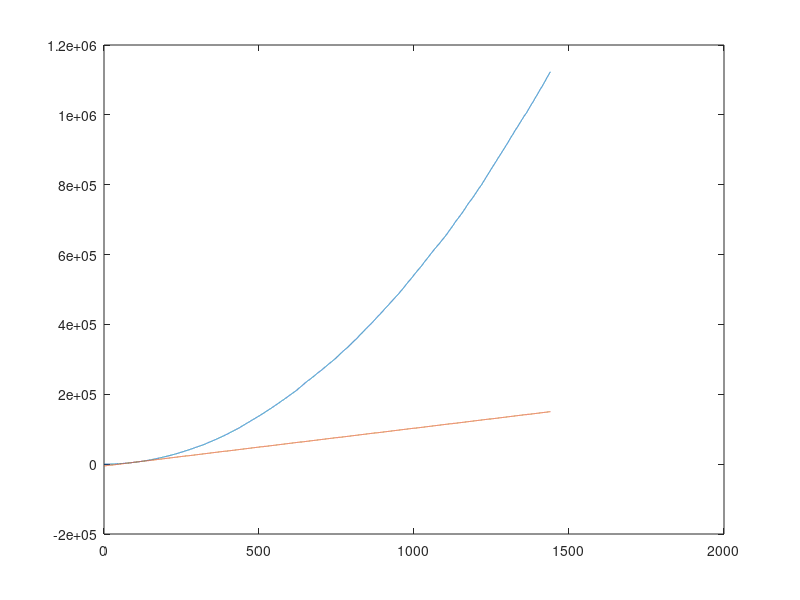

Reproduce this figure in MATLAB. (Note: this script raises an error after producing the figure.)
%THE CODE FOR QUESTION 3-4(MATLAB)
clc
Apj=[];
for j=[1:1000]
dt=0.1; %represent the changing time
x=0; %x,y,z represent submarine's three-dimensional coordinates(location)
y=0;
z=0;
vx=0; %vx,vy,vz represent velocity components of the submarine
vy=0;
vz=0;
xzhu=-500; %lead ship's location
yzhu=0;
XRD=rand(1,14400); %use random number to change submarine's direction
%XRD=rand(1,1440)*2-1;
YRD=rand(1,14400)*2-1;
ZHURD=rand(1,14400)/2+0.5;
fxiang = randi([-1,1], 1, 14400); 
VX=[];
VY=[];
VZ=[];
X1=[];
Y1=[];
X3=[];
Y3=[];
Z1=[];
R=[]; %distance of submarine to origin
i_1=1; %changing itself in a circulation to control the timing to break it
RJ=[];
Tok=[];
for t=[1:dt:1440]
X=XRD(i_1);
Y=YRD(i_1);
Wx=1.8*X; %simulate the force of ocean currents
Wy=1.8*Y;
ax=0.9*(Wx-vx)-0.2*vx; %acceleration component of the submersible
ay=0.8*(Wy-vy)-0.2*vy;
az=0.2*(10-0.5*z)-0.2*vz;
vx=vx+ax*dt; %vt=v0+a*dt
vy=vy+ay*dt;
vz=vz+az*dt;
vzhu=2; %the velocity of lead ship
vzhux=vzhu*(x-xzhu)/((x-xzhu)^2+(y-yzhu)^2)^0.5;
vzhuy=vzhu*(y-yzhu)/((x-xzhu)^2+(y-yzhu)^2)^0.5;
x=x+vx*dt; %s=s0+v*dt(the code helps to simulatecalculus process )
y=y+vy*dt;
z=z+vz*dt;
r=x*x+y*y;
xzhu=xzhu+vzhux*dt;
yzhu=yzhu+vzhuy*dt;
Rj=((xzhu-x)^2+(yzhu-y)^2)^0.5;
VX(end+1)=vx;
VY(end+1)=vy;
X1(end+1)=x;
Y1(end+1)=y;
X3(end+1)=xzhu;
Y3(end+1)=yzhu;
Z1(end+1)=z;
R(end+1)=r;
i_1=i_1+1;
RJ(end+1)=Rj;
if Rj < 200
Tok(end+1)=i_1;
end
end
X2=X1*60;%unify units
Y2=Y1*60;
X4=X3*60;
Y4=Y3*60;
Z2=Z1;
T=1:dt:1440;
R2=(T-30)*1.8*60-2000; %lead ship
plot(T,R,T,R2) %visualization,get a figure
%plot(X2,Y2,X4,Y4) %delete the '%' to get this figure
A=min(Tok(:));
Apj(end+1)=round(A/10,0);
end
pj=mean(Apj(:))
zd=max(Apj(:))
zx=min(Apj(:))
A1=Apj';